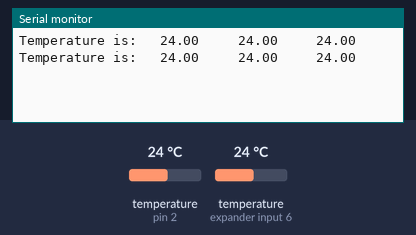
This sketch was run on a simulated Arduino Uno, built with avr-gcc and run on an emulated ATmega328P. Shown: the last lines printed to the serial monitor. The inputs (shaded band) are chosen by the test bench; at power-on: temperature (sensors on pin 2, expander input 6) 24 °C.

Above: at 2.6 s.
2.7 s: temperature (sensor on pin 2) set to 12 °C
At 3.5 s:
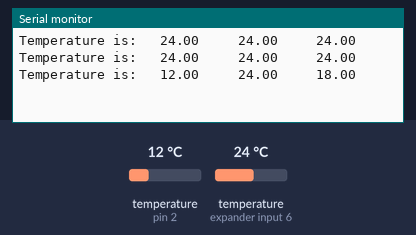
4.2 s: temperature (sensor on expander input 6) set to 12 °C
At 5.2 s:
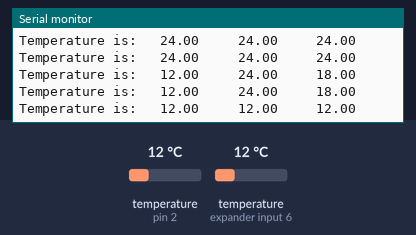
5.7 s: temperature (sensor on pin 2) set to 19 °C
At 6.4 s:
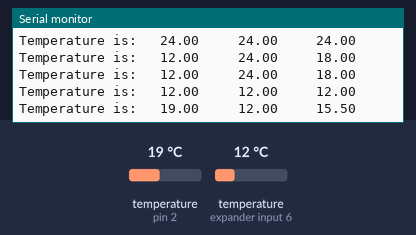
7.2 s: temperature (sensor on expander input 6) set to 19 °C
At 8.4 s:
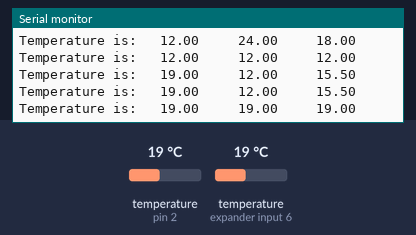
Timing chart, 0 to 9.7 s (numbered marks = the images above; inputs shaded):
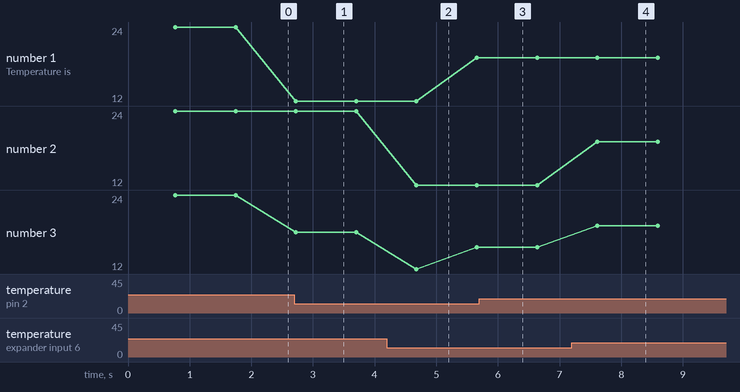

The sketch:

DS1820.ino
```cpp
/*


code to read temperature vaues from 2 ds18b20 sensors and average them

*/
#include <OneWire.h>
#include <DallasTemperature.h>

// Data wire is plugged into pin 2 on the Arduino
int ONE_WIRE_BUS = 2;
OneWire oneWire(ONE_WIRE_BUS);
DallasTemperature sensors(&oneWire);

float average;// define a variable to store the average
float reading;// reading from  first sensor
float reading1;// reading from second sensor

void setup(void)
{

 Serial.begin(9600);
 sensors.begin();

}


void loop ()
{
  read_sensor() ;
  }


void read_sensor()
{

 sensors.requestTemperatures();
 Serial.print("Temperature is:   ");
 //Serial.print(sensors.getTempCByIndex(0)); // Why "byIndex"?
 //Serial.print("              ");  Serial.println(sensors.getTempCByIndex(1)); // Why "byIndex"?
 delay(100);


  reading =  sensors.getTempCByIndex(0);
  reading1 =sensors.getTempCByIndex(1)  ;
  average = (reading + reading1)/2 ;
  Serial.print(reading);
  Serial.print("     ");
  Serial.print(reading1);
  Serial.print("     ");
  Serial.print(average);
  Serial.println("     ");
  delay (100) ;
}
```

Measured:
- after the input at 2.7 s, the serial monitor: prints a new line at once (image 1)
- after the input at 4.2 s, the serial monitor: prints a new line after 0.48 s (image 2)
- after the input at 7.2 s, the serial monitor: prints a new line after 0.41 s (image 4)
- plotted number 1: 24 → 12 after the input at 2.7 s, 12 → 19 after the input at 4.2 s
- plotted number 3: 24 → 18 after the input at 2.7 s, 18 → 15.5 after the input at 4.2 s
